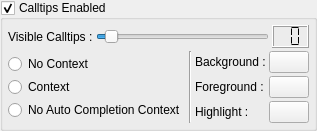
     <widget class="QWidget" name="pCalltips">
      <layout class="QVBoxLayout">
       <property name="spacing">
        <number>3</number>
       </property>
       <property name="margin">
        <number>0</number>
       </property>
       <item>
        <widget class="QGroupBox" name="gbCalltipsEnabled">
         <property name="title">
          <string>Calltips Enabled</string>
         </property>
         <property name="checkable">
          <bool>true</bool>
         </property>
         <layout class="QVBoxLayout">
          <property name="spacing">
           <number>3</number>
          </property>
          <property name="margin">
           <number>5</number>
          </property>
          <item>
           <layout class="QHBoxLayout">
            <property name="spacing">
             <number>3</number>
            </property>
            <item>
             <widget class="QLabel" name="lCallTipsVisible">
              <property name="text">
               <string>Visible Calltips :</string>
              </property>
             </widget>
            </item>
            <item>
             <widget class="QSlider" name="sCallTipsVisible">
              <property name="sizePolicy">
               <sizepolicy hsizetype="Expanding" vsizetype="Fixed">
                <horstretch>0</horstretch>
                <verstretch>0</verstretch>
               </sizepolicy>
              </property>
              <property name="minimum">
               <number>-1</number>
              </property>
              <property name="maximum">
               <number>20</number>
              </property>
              <property name="pageStep">
               <number>2</number>
              </property>
              <property name="orientation">
               <enum>Qt::Horizontal</enum>
              </property>
              <property name="tickInterval">
               <number>1</number>
              </property>
             </widget>
            </item>
            <item>
             <widget class="QLCDNumber" name="lnCallTipsVisible">
              <property name="sizePolicy">
               <sizepolicy hsizetype="Fixed" vsizetype="Fixed">
                <horstretch>0</horstretch>
                <verstretch>0</verstretch>
               </sizepolicy>
              </property>
              <property name="digitCount">
               <number>2</number>
              </property>
              <property name="segmentStyle">
               <enum>QLCDNumber::Flat</enum>
              </property>
             </widget>
            </item>
           </layout>
          </item>
          <item>
           <layout class="QHBoxLayout">
            <property name="spacing">
             <number>3</number>
            </property>
            <item>
             <layout class="QVBoxLayout">
              <property name="spacing">
               <number>0</number>
              </property>
              <item>
               <widget class="QRadioButton" name="rbCallTipsNoContext">
                <property name="text">
                 <string>No Context</string>
                </property>
               </widget>
              </item>
              <item>
               <widget class="QRadioButton" name="rbCallTipsContext">
                <property name="text">
                 <string>Context </string>
                </property>
               </widget>
              </item>
              <item>
               <widget class="QRadioButton" name="rbCallTipsNoAutoCompletionContext">
                <property name="text">
                 <string>No Auto Completion Context</string>
                </property>
               </widget>
              </item>
             </layout>
            </item>
            <item>
             <widget class="Line" name="lCalltipsVertical">
              <property name="orientation">
               <enum>Qt::Vertical</enum>
              </property>
             </widget>
            </item>
            <item>
             <layout class="QGridLayout" name="gridLayout_11">
              <property name="spacing">
               <number>3</number>
              </property>
              <item row="2" column="0">
               <widget class="QLabel" name="lCalltipsHighlight">
                <property name="text">
                 <string>Highlight :</string>
                </property>
               </widget>
              </item>
              <item row="1" column="0">
               <widget class="QLabel" name="lCalltipsForeground">
                <property name="text">
                 <string>Foreground :</string>
                </property>
               </widget>
              </item>
              <item row="2" column="1">
               <widget class="pColorButton" name="tbCalltipsHighlight">
                <property name="sizePolicy">
                 <sizepolicy hsizetype="Fixed" vsizetype="Fixed">
                  <horstretch>0</horstretch>
                  <verstretch>0</verstretch>
                 </sizepolicy>
                </property>
               </widget>
              </item>
              <item row="0" column="1">
               <widget class="pColorButton" name="tbCalltipsBackground">
                <property name="sizePolicy">
                 <sizepolicy hsizetype="Fixed" vsizetype="Fixed">
                  <horstretch>0</horstretch>
                  <verstretch>0</verstretch>
                 </sizepolicy>
                </property>
               </widget>
              </item>
              <item row="0" column="0">
               <widget class="QLabel" name="lCalltipsBackground">
                <property name="text">
                 <string>Background :</string>
                </property>
               </widget>
              </item>
              <item row="1" column="1">
               <widget class="pColorButton" name="tbCalltipsForeground">
                <property name="sizePolicy">
                 <sizepolicy hsizetype="Fixed" vsizetype="Fixed">
                  <horstretch>0</horstretch>
                  <verstretch>0</verstretch>
                 </sizepolicy>
                </property>
               </widget>
              </item>
             </layout>
            </item>
           </layout>
          </item>
         </layout>
        </widget>
       </item>
       <item>
        <spacer>
         <property name="orientation">
          <enum>Qt::Vertical</enum>
         </property>
         <property name="sizeHint" stdset="0">
          <size>
           <width>8</width>
           <height>0</height>
          </size>
         </property>
        </spacer>
       </item>
      </layout>
     </widget>
